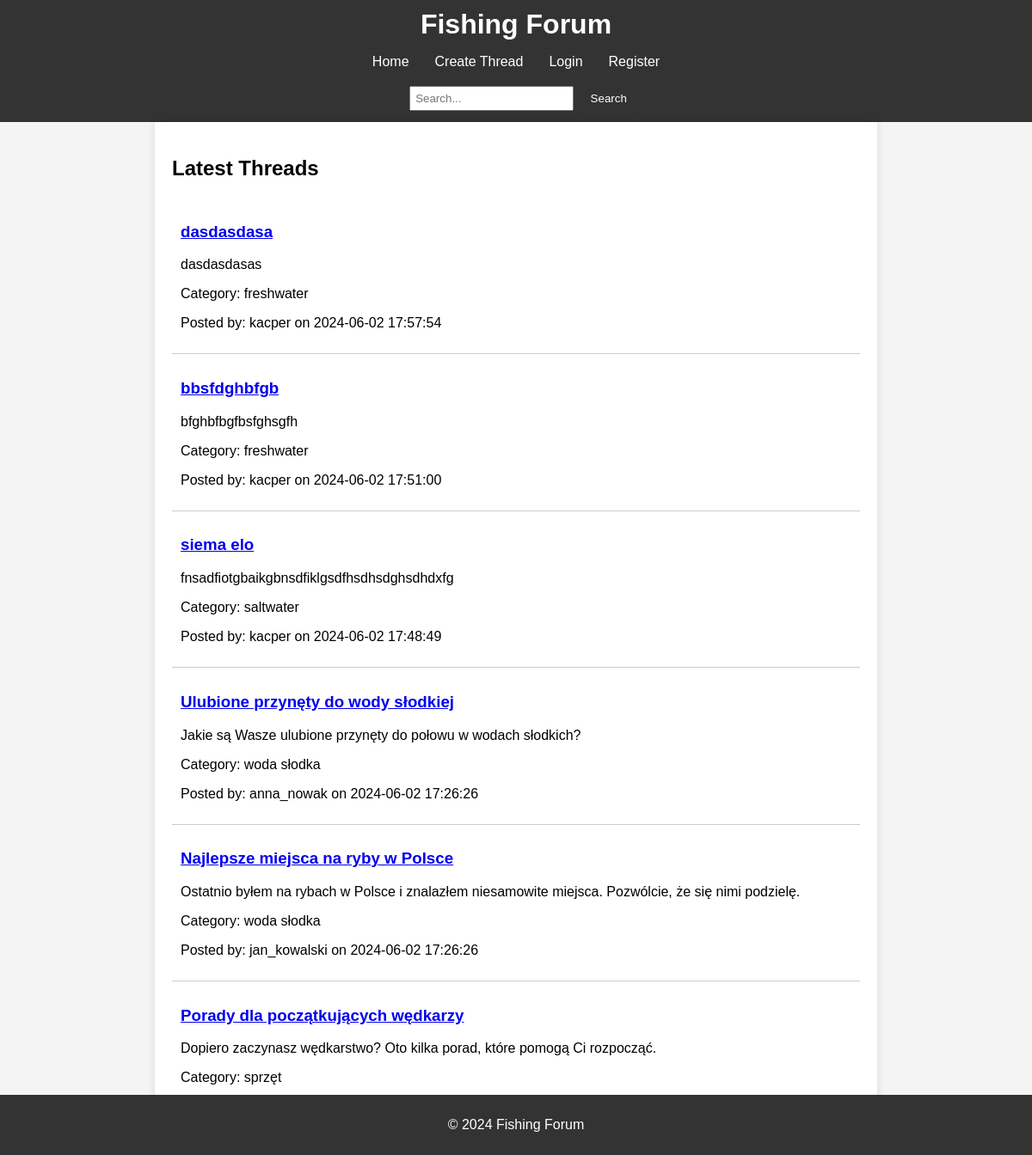
Screenshot of /index.php (signed in) with the database file from the repository.
### tables this page shows
CREATE TABLE `threads` (
  `id` int(11) NOT NULL,
  `user_id` int(11) NOT NULL,
  `title` varchar(255) NOT NULL,
  `content` text NOT NULL,
  `category` varchar(50) DEFAULT NULL,
  `created_at` timestamp NOT NULL DEFAULT current_timestamp()
);

CREATE TABLE `users` (
  `id` int(11) NOT NULL,
  `username` varchar(50) NOT NULL,
  `email` varchar(100) NOT NULL,
  `password` varchar(255) NOT NULL,
  `created_at` timestamp NOT NULL DEFAULT current_timestamp()
);

### src/index.php (the view, shortened to what this page needs)
<?php
require 'php/db.php';
$sql_threads = "SELECT threads.id, threads.title, threads.content, threads.category, threads.created_at, users.username
                FROM threads
                JOIN users ON threads.user_id = users.id
                ORDER BY threads.created_at DESC";
$result_threads = $conn->query($sql_threads);
?>
<!DOCTYPE html>
<html lang="en">
<head>
    <link rel="stylesheet" href="../public/css/styles.css">
</head>
<body>
    <header>
        <h1>Fishing Forum</h1>
        <nav>
            <ul>
                <li><a href="../src/index.php">Home</a></li>
                <li><a href="../public/create_thread.html">Create Thread</a></li>
                <li><a href="../public/login.html">Login</a></li>
                <li><a href="../public/register.html">Register</a></li>
            </ul>
            <form action="../src/php/search.php" method="get">
                <input type="text" name="query" placeholder="Search...">
                <button type="submit">Search</button>
            </form>
        </nav>
    </header>
    <main>
        <h2>Latest Threads</h2>
        <div id="threads">
            <?php
            if ($result_threads->num_rows > 0) {
                while($thread = $result_threads->fetch_assoc()) {
                    echo '<div class="thread">';
                    echo '<h3><a href="#" onclick="handleThreadClick(event, ' . $thread['id'] . ')">' . htmlspecialchars($thread['title']) . '</a></h3>';
                    echo '<p>' . htmlspecialchars($thread['content']) . '</p>';
                    echo '<p>Category: ' . htmlspecialchars($thread['category']) . '</p>';
                    echo '<p>Posted by: ' . htmlspecialchars($thread['username']) . ' on ' . $thread['created_at'] . '</p>';
                    echo '</div>';
                }
            } else {
                echo '<p>No threads found.</p>';
            }
            ?>
        </div>
    </main>
    <footer>
        <p>&copy; 2024 Fishing Forum</p>
    </footer>
</body>
</html>

### public/css/styles.css (style rules this page uses)
body { font-family: Arial, sans-serif; background-color: #f4f4f4; margin: 0; padding: 0; }
header { background-color: #333; color: white; padding: 10px 0; text-align: center; }
header h1 { margin: 0; }
nav ul { list-style-type: none; padding: 0; display: flex; justify-content: center; }
nav ul li { margin: 0 15px; }
nav ul li a { color: white; text-decoration: none; }
nav form { display: inline-block; margin-left: 20px; }
nav input[type="text"] { padding: 5px; }
nav button { padding: 5px 10px; background-color: #555; color: white; border: none; cursor: pointer; }
main { padding: 20px; max-width: 800px; margin: auto; background-color: white; box-shadow: 0 0 10px rgba(0, 0, 0, 0.1); }
.thread, .reply { padding: 10px; border-bottom: 1px solid #ccc; }
form button { padding: 10px 15px; background-color: #333; color: white; border: none; cursor: pointer; border-radius: 5px; }
footer { text-align: center; padding: 10px 0; background-color: #333; color: white; position: fixed; width: 100%; bottom: 0; }

### rows the page displays
threads: title "dasdasdasa", content "dasdasdasas", category "freshwater", user.username "kacper", created_at "2024-06-02 17:57:54"
threads: title "bbsfdghbfgb", content "bfghbfbgfbsfghsgfh", category "freshwater", user.username "kacper", created_at "2024-06-02 17:51:00"
threads: title "siema elo", content "fnsadfiotgbaikgbnsdfiklgsdfhsdhsdghsdhdxfg", category "saltwater", user.username "kacper", created_at "2024-06-02 17:48:49"
threads: title "Ulubione przynęty do wody słodkiej", content "Jakie są Wasze ulubione przynęty do połowu w wodach słodkich?", category "woda słodka", user.username "anna_nowak", created_at "2024-06-02 17:26:26"
threads: title "Najlepsze miejsca na ryby w Polsce", content "Ostatnio byłem na rybach w Polsce i znalazłem niesamowite miejsca. Pozwólcie, że się nimi podzielę.", category "woda słodka", user.username "jan_kowalski", created_at "2024-06-02 17:26:26"
threads: title "Porady dla początkujących wędkarzy", content "Dopiero zaczynasz wędkarstwo? Oto kilka porad, które pomogą Ci rozpocząć.", category "sprzęt"
